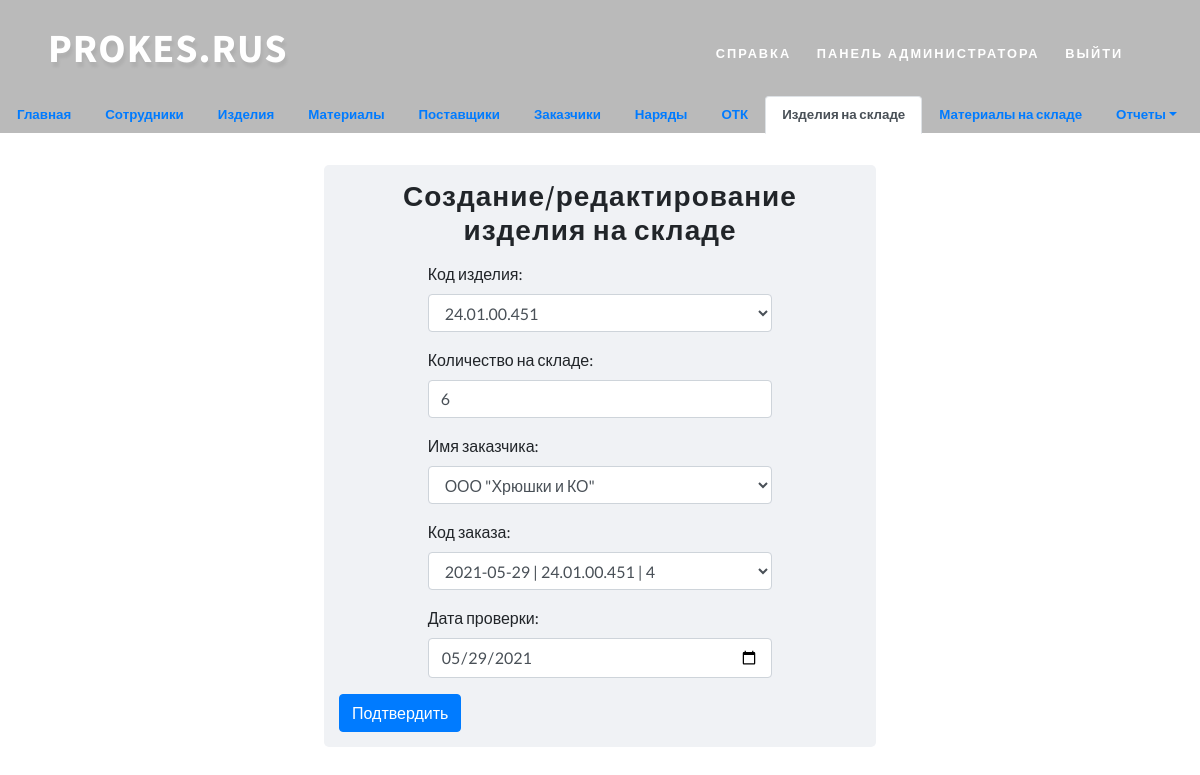
Screenshot of /storage_goods/1/update/ (signed in) with the database file from the repository.
### prokes/models.py (models this page shows, shortened)
class GoodsStorage(models.Model):
    goods_code = models.ForeignKey(Goods, verbose_name='Код изделия', on_delete=models.CASCADE)
    value = models.IntegerField('Количество', default=0)
    customer_code = models.ForeignKey(Customer, verbose_name='Код заказчика', on_delete=models.SET_NULL, null=True)
    customer_checkout = models.OneToOneField(CheckoutGoods, verbose_name='Код заказа', on_delete=models.SET_NULL, null=True)
    date = models.DateField('Дата проверки')
    class Meta:
        verbose_name = "Склад изделий"
        verbose_name_plural = 'Склады изделий'

### prokes/views.py (the view)
# urls.py: path("storage_goods/<int:pk>/update/", login_required(login_url='login')(views.StorageGoodsUpdateView.as_view()), name="storage_goods_update"),
class StorageGoodsUpdateView(UpdateView):
    model = GoodsStorage
    template_name = "storage_goods/goods_form/goods_new.html"
    success_url = "/storage_goods/"
    form_class = GoodsStorageNewForm

### prokes/models.py (called while the page is built)
    def __str__(self):
        return self.code

    def __str__(self):
        return self.name

    def __str__(self):
        header = str(self.date) + ' | ' + str(self.code_goods.code) + ' | ' + str(self.values)
        return header

### templates/storage_goods/goods_form/goods_new.html (shortened to what this page needs)
{% extends "storage_goods/base.html" %}
{% load static %}
{% block storage_goods %}
    <div class="container h-100">
        <div class="row h-100 justify-content-center align-items-center">
            <form method="post" enctype="multipart/form-data" id="goods_create_Form" data-goods-url="{% url 'ajax_load_goods' %}" name="create" class="col-6" style="min-width: 320px;background-color: #f0f2f5; border-radius: 5px;">
                <h3 style="text-align: center; margin-top: 15px; margin-bottom: 15px"> Создание/редактирование изделия на складе </h3>
                <div class="form-row justify-content-center">
                    <div class="form-group col-md-8">
                        <label for="id_nariad_code">Код изделия: </label>
                        {{ form.goods_code }}
                    </div>
                </div>
                <div class="form-row justify-content-center">
                    <div class="form-group col-md-8">
                        <label for="id_nariad_code">Количество на складе: </label>
                        {{ form.value }}
                    </div>
                </div>
                <div class="form-row justify-content-center">
                    <div class="form-group col-md-8">
                        <label for="id_nariad_code">Имя заказчика: </label>
                        {{ form.customer_code }}
                    </div>
                </div>
                <div class="form-row justify-content-center">
                    <div class="form-group col-md-8">
                        <label for="id_nariad_code">Код заказа: </label>
                        {{ form.customer_checkout }}
                    </div>
                </div>
                <div class="form-row justify-content-center">
                    <div class="form-group col-md-8">
                        <label for="id_nariad_code">Дата проверки: </label>
                        {{ form.date }}
                    </div>
                </div>
                <button type="submit" class="btn btn-primary" style="margin-bottom: 15px">Подтвердить</button>
            </form>
        </div>
    </div>
{% endblock storage_goods %}

### static/css/style.css (style rules this page uses)
html, body { margin: 0; font-size: 100%; background: #fff; font-family: 'Lato', sans-serif; scroll-behavior: smooth; }
h1, h2, h3, h4, h5, h6 { margin: 0; letter-spacing: 1px; font-weight: 600; font-family: 'Source Sans Pro', sans-serif; }

### templates/base.html (style rules this page uses)
body, html { margin: 0; padding: 0; height: 100%; width: 100%; }

### rows the page displays
GoodsStorage: goods_code "24.01.00.451", value "6", customer_code "ООО \"Хрюшки и КО\"", customer_checkout "2021-05-29 | 24.01.00.451 | 4", date "05/29/2021"
